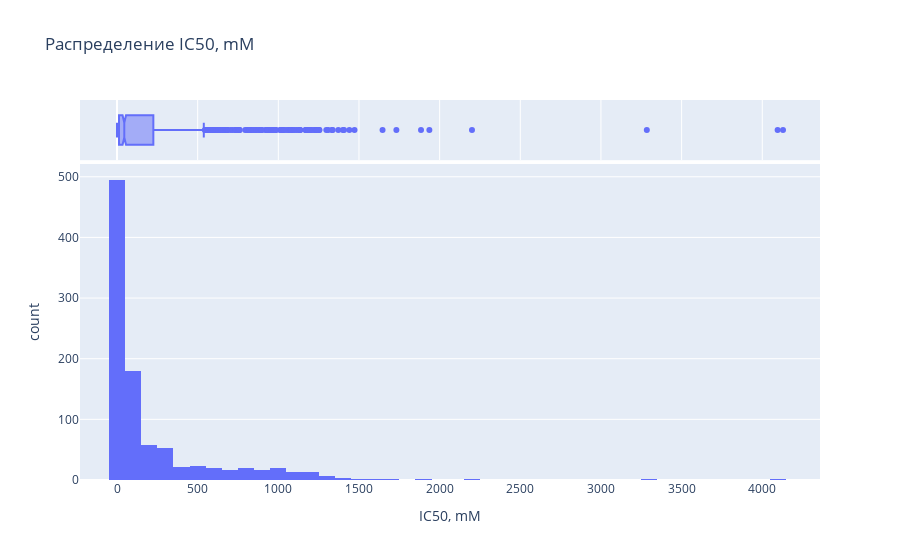
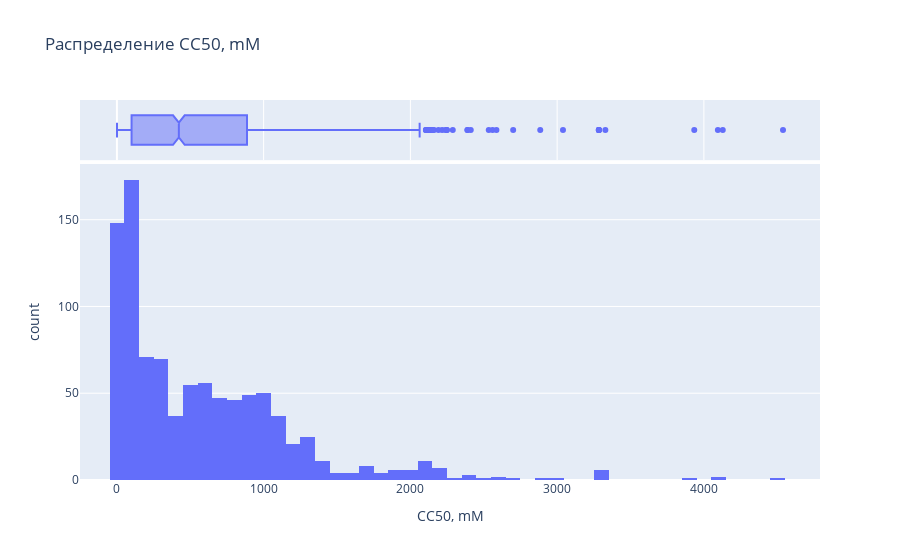
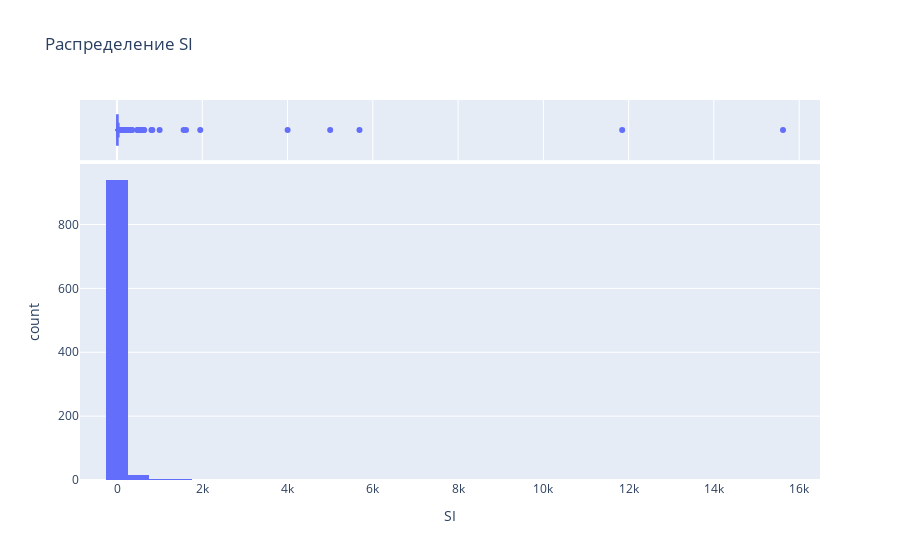

Notebook cell for these charts, in order:
### Code cell
for col in target_variables:
    if col in data.columns:
        fig = px.histogram(
            data,
            x=col,
            nbins=50,
            marginal="box",
            title=f"Распределение {col}",
        
        )
        fig.show()
    else:
        print(f"Столбец {col} не найден в данных")

### Figure 1 — Plotly figure (JSON) as saved in the notebook; plotly's stock layout.template omitted (floating-point values rounded to 4 significant figures; data arrays with more than 128 entries replaced by an {"elided": "..."} marker saying what was removed)
{"data": [{"bingroup": "x", "hovertemplate": "IC50, mM=%{x}<br>count=%{y}<extra></extra>", "legendgroup": "", "marker": {"color": "#636efa", "pattern": {"shape": ""}}, "name": "", "nbinsx": 50, "orientation": "v", "showlegend": false, "type": "histogram", "x": {"elided": "966 float values"}, "xaxis": "x", "yaxis": "y"}, {"hovertemplate": "IC50, mM=%{x}<extra></extra>", "legendgroup": "", "marker": {"color": "#636efa"}, "name": "", "notched": true, "showlegend": false, "type": "box", "x": {"elided": "966 float values"}, "xaxis": "x2", "yaxis": "y2"}], "layout": {"barmode": "relative", "legend": {"tracegroupgap": 0}, "title": {"text": "Распределение IC50, mM"}, "xaxis": {"anchor": "y", "domain": [0, 1], "title": {"text": "IC50, mM"}}, "xaxis2": {"anchor": "y2", "domain": [0, 1], "matches": "x", "showgrid": true, "showticklabels": false}, "yaxis": {"anchor": "x", "domain": [0, 0.8316], "title": {"text": "count"}}, "yaxis2": {"anchor": "x2", "domain": [0.8416, 1], "matches": "y2", "showgrid": false, "showline": false, "showticklabels": false, "ticks": ""}}}

### Figure 2 — Plotly figure (JSON) as saved in the notebook; plotly's stock layout.template omitted (floating-point values rounded to 4 significant figures; data arrays with more than 128 entries replaced by an {"elided": "..."} marker saying what was removed)
{"data": [{"bingroup": "x", "hovertemplate": "CC50, mM=%{x}<br>count=%{y}<extra></extra>", "legendgroup": "", "marker": {"color": "#636efa", "pattern": {"shape": ""}}, "name": "", "nbinsx": 50, "orientation": "v", "showlegend": false, "type": "histogram", "x": {"elided": "966 float values"}, "xaxis": "x", "yaxis": "y"}, {"hovertemplate": "CC50, mM=%{x}<extra></extra>", "legendgroup": "", "marker": {"color": "#636efa"}, "name": "", "notched": true, "showlegend": false, "type": "box", "x": {"elided": "966 float values"}, "xaxis": "x2", "yaxis": "y2"}], "layout": {"barmode": "relative", "legend": {"tracegroupgap": 0}, "title": {"text": "Распределение CC50, mM"}, "xaxis": {"anchor": "y", "domain": [0, 1], "title": {"text": "CC50, mM"}}, "xaxis2": {"anchor": "y2", "domain": [0, 1], "matches": "x", "showgrid": true, "showticklabels": false}, "yaxis": {"anchor": "x", "domain": [0, 0.8316], "title": {"text": "count"}}, "yaxis2": {"anchor": "x2", "domain": [0.8416, 1], "matches": "y2", "showgrid": false, "showline": false, "showticklabels": false, "ticks": ""}}}

### Figure 3 — Plotly figure (JSON) as saved in the notebook; plotly's stock layout.template omitted (floating-point values rounded to 4 significant figures; data arrays with more than 128 entries replaced by an {"elided": "..."} marker saying what was removed)
{"data": [{"bingroup": "x", "hovertemplate": "SI=%{x}<br>count=%{y}<extra></extra>", "legendgroup": "", "marker": {"color": "#636efa", "pattern": {"shape": ""}}, "name": "", "nbinsx": 50, "orientation": "v", "showlegend": false, "type": "histogram", "x": {"elided": "966 float values"}, "xaxis": "x", "yaxis": "y"}, {"hovertemplate": "SI=%{x}<extra></extra>", "legendgroup": "", "marker": {"color": "#636efa"}, "name": "", "notched": true, "showlegend": false, "type": "box", "x": {"elided": "966 float values"}, "xaxis": "x2", "yaxis": "y2"}], "layout": {"barmode": "relative", "legend": {"tracegroupgap": 0}, "title": {"text": "Распределение SI"}, "xaxis": {"anchor": "y", "domain": [0, 1], "title": {"text": "SI"}}, "xaxis2": {"anchor": "y2", "domain": [0, 1], "matches": "x", "showgrid": true, "showticklabels": false}, "yaxis": {"anchor": "x", "domain": [0, 0.8316], "title": {"text": "count"}}, "yaxis2": {"anchor": "x2", "domain": [0.8416, 1], "matches": "y2", "showgrid": false, "showline": false, "showticklabels": false, "ticks": ""}}}
